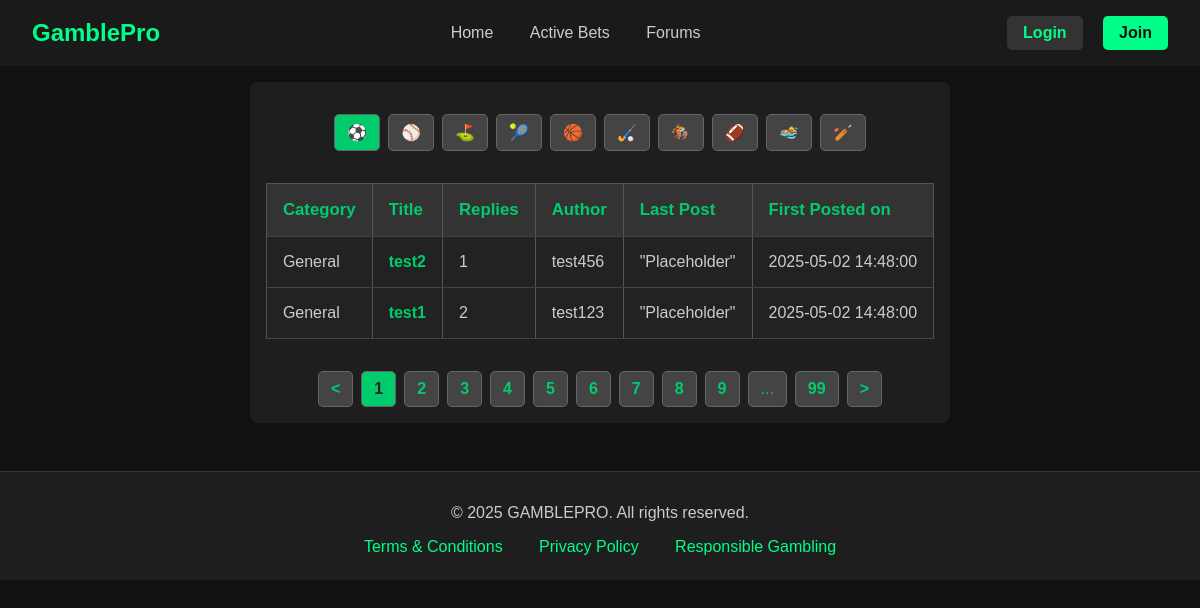
Page /forum on the committed database.
### proj_models.py (models this page shows, shortened)
class Post(db.Model):
    id = db.Column(db.Integer, primary_key=True)
    title = db.Column(db.String(50), index=True, unique=False)
    body = db.Column(db.String(150), index=True, unique=False)
    category = db.Column(db.String(25), index=True, unique=False)
    timestamp = db.Column(db.DateTime, index=True, default=lambda: datetime.now().replace(second=0, microsecond=0))
    author = db.Column(db.String(25), index=True, unique=False)  # Assuming author is a string for simplicity
    replies = db.relationship('Reply', backref='post', lazy='dynamic')  # One-to-many relationship with Reply

### app.py (the view)
@app.route("/forum")
def forum():
    posts = Post.query.order_by(Post.timestamp.desc()).all()
    return render_template("forum.html", posts=posts)  # Forum page

### templates/forum.html (shortened to what this page needs)
{% extends "base.html" %}
{% block content %}
<link rel="stylesheet" href="{{ url_for('static', filename='css/forum.css') }}">
<div class="page-wrapper">
    <main class="forum-container">
        <div class="breadcrumb">
            <div class="pagination">
                <button class="active">&#9917;</button>
                <button>&#9918;</button>
                <button>&#9971;</button>
                <button>&#127934;</button>
                <button>&#127936;</button>
                <button>&#127953;</button>
                <button>&#127943;</button>
                <button>&#127944;</button>
                <button>&#127946;</button>
                <button>&#127951;</button>
            </div>
        </div>
      <table class="forum-table">
            <thead>
                <tr>
                    <th>Category</th>
                    <th>Title</th>
                    <th>Replies</th>
                    <th>Author</th>
                    <th>Last Post</th>
                    <th>First Posted on</th>
                </tr>
            </thead>
            <tbody>
                {% for post in posts %}
                <tr>
                    <td> {{ post.category }} </td>
                    <td><a href="{{ url_for('view_post', post_id=post.id) }}"> {{ post.title }} </a></td>
                    <td> {{ post.replies.count() }} </td>
                    <td> {{ post.author }} </td>
                    <td> "Placeholder" </td>
                    <td> {{ post.timestamp }} </td>
                </tr>
                {% endfor %}
            </tbody>
        </table>
        <div class="pagination">
            <button>&lt;</button>
            <button class="active">1</button>
            <button>2</button>
            <button>3</button>
            <button>4</button>
            <button>5</button>
            <button>6</button>
            <button>7</button>
            <button>8</button>
            <button>9</button>
            <span>...</span>
            <button>99</button>
            <button>&gt;</button>
        </div>
    </main>
</div>
{% endblock %}

### static/css/style.css (style rules this page uses)
body { margin: 0; font-family: Arial, sans-serif; background-color: #111; color: #fff; }
.page-wrapper { display: flex; }
table, .widget-table { width: 100%; border-collapse: collapse; margin-top: 1rem; color: #ccc; }
th, td, .widget-table th, .widget-table td { border: 1px solid #555; padding: 8px; text-align: center; }
th, .widget-table th { background-color: #158c35; color: #f5f5f5; font-size: 1.05rem; font-weight: 600; }
td, .widget-table td { background-color: #383838; color: #ccc; }
tbody tr:nth-child(odd) { background-color: #1f1f1f; }
tbody tr:nth-child(even) { background-color: #292929; }
button, .create-bet-btn, .place-bet-btn { padding: 10px 20px; font-size: 1rem; font-weight: bold; border: none; border-radius: 5px; cursor: pointer; transition: background-color 0.3s ease, transform 0.2s ease; }

### static/css/forum.css (style rules this page uses)
body { font-family: Arial, sans-serif; background: #111; color: #eee; margin: 0; padding: 0; }
.forum-container { background: #1e1e1e; margin: 1rem auto; max-width: 1000px; padding: 1rem; border-radius: 8px; display: flex; flex-direction: column; gap: 1rem; }
.breadcrumb { font-weight: bold; }
.forum-table { width: 100%; border-collapse: collapse; }
.forum-table th, .forum-table td { border-bottom: 1px solid #444; padding: 1rem; text-align: left; }
.forum-table th { background: #333; color: #00cc6e; }
.forum-table td { background: #222; }
.forum-table a, .forum-table a:hover, .forum-table a:visited { color: #00cc6e; text-decoration: none; font-weight: bold; transition: color 0.3s ease; }
.pagination { display: flex; justify-content: center; flex-wrap: wrap; gap: 0.5rem; margin-top: 1rem; }
.pagination button, .pagination span { background: #444; border: 1px solid #666; color: #00cc6e; padding: 0.5rem 0.75rem; border-radius: 5px; cursor: pointer; }
.pagination .active { background: #00cc6e; color: #222; font-weight: bold; }

### rows in the picture
Post: category "General", title "test2", replies.count "1", author "test456", timestamp "2025-05-02 14:48:00"
Post: category "General", title "test1", replies.count "2", author "test123", timestamp "2025-05-02 14:48:00"
